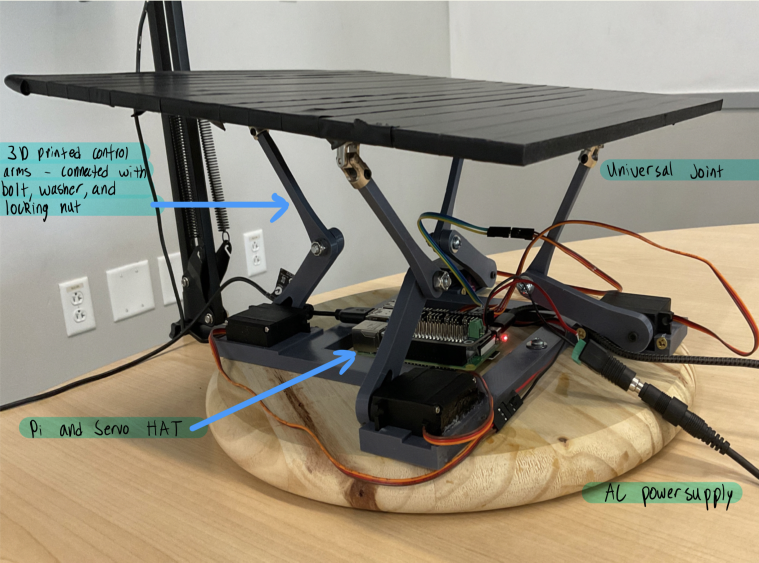
#> input picture pics/IMG_0101.jpg, 1518 x 1125 px, given in place of the camera (shown at 1/2 size)
$ python class_version.py
#> lines starting #> are read from the running program, lines starting #| are printed output that depends on the picture; after the words box and inside, x2 and y2 are one past the last pixel; in counts of white or black regions, pixels touching at a corner belong together
import cv2
import numpy as np
import time
import sys
from adafruit_servokit import ServoKit

kit = ServoKit(channels=16)
kit.servo[0].set_pulse_width_range(500,2500)
kit.servo[1].set_pulse_width_range(500,2500)
kit.servo[2].set_pulse_width_range(500,2500)
kit.servo[3].set_pulse_width_range(500,2500)


def nothing(x):
    pass

# [11 lines left out: function prompt_for_pid_values, not called in this run]


initial_angle = [135, 131, 131, 135]  # Initial angles for the motors
# [27 lines left out: function adjust_motor_angles, not called in this run]

# Initialize the camera
cap = cv2.VideoCapture(0)
cap.set(cv2.CAP_PROP_FRAME_WIDTH, 640)
cap.set(cv2.CAP_PROP_FRAME_HEIGHT, 480)


# Check if the camera opened successfully
if not cap.isOpened():
    print("Error: Camera is not opened")
    exit()

# Variables to store the ROI coordinates
roi = [0, 0, 0, 0]
drawing = False  # True if mouse is pressed

# Function to send control signal to the servos
# Placeholder function, replace with your implementation
min_motor = np.array([125,125,125,125])
max_motor = np.array([145,145,145,145])

# [4 lines of commented-out code are left out]

kit.servo[0].angle = 155
kit.servo[1].angle = 111
kit.servo[2].angle = 136
kit.servo[3].angle = 155
# [13 lines left out: function move_motors, not called in this run]


# Placeholder for your servo control logic
# This function needs to be implemented based on your servo setup
lastderivative = 0
lastlastderivative = 0
derivative = 0
integral = 0
pid = 0
# [58 lines left out: functions control_servos, draw_roi, not called in this run]

# Create a window and attach the mouse callback function
cv2.namedWindow("Frame")
#cv2.setMouseCallback("Frame", draw_roi)

print("Draw ROI rectangle with the mouse and press 'c' to confirm")

# [26 lines of commented-out code are left out]
roi = [195, 121, 530, 475]
x_start, y_start, x_end, y_end = roi
x_start, x_end = sorted([x_start, x_end])
y_start, y_end = sorted([y_start, y_end])


# Predefined HSV color ranges for ball tracking
color_ranges = {
    'blue': ([100, 150, 0], [140, 255, 255]),
    'green': ([40, 70, 70], [80, 255, 255]),
    'orange': ([5, 50, 50], [15, 255, 255]),
    'yellow': ([25, 100, 100], [35, 255, 255])
}

# Prompt for ball color input
#print("Enter the color of the ball: (blue, green, orange, yellow)")
selected_color = 'orange' # input().lower()
lower_hsv, upper_hsv = color_ranges.get(selected_color, ([0, 0, 0], [179, 255, 255]))
lower_hsv = np.array(lower_hsv)
upper_hsv = np.array(upper_hsv)

# Create a window for the slider
cv2.namedWindow("Threshold Adjuster", cv2.WINDOW_NORMAL)
cv2.resizeWindow("Threshold Adjuster", 300, 50)  # Width, Height
cv2.createTrackbar("Threshold", "Threshold Adjuster", 0, 255, nothing)
cv2.setTrackbarPos("Threshold", "Threshold Adjuster", 200) # Default value
# Flag to indicate if the threshold is being manually adjusted
manual_threshold = False


# PID constants

Kp = np.array([1, 1, 1, 1])
Ki = np.array([5, 5, 5, 5])
Kd = np.array([30, 30, 30, 30])
Ka = np.array([0, 0, 0, 0])  # Acceleration factor

# PID variables
previous_error_x = 0
previous_error_y = 0
integral_x = 0
integral_y = 0

# Desired position (setpoint) is the center of the platform
# These will be updated once we have the ROI
desired_position_x = 0  # Placeholder, will be set later
desired_position_y = 0  # Placeholder, will be set later


# Main control loop
start_time = time.time()
errors = np.zeros(4)
pasterrors = np.zeros(4)
computation_time = []
paused = False
while True:
    ret, frame = cap.read()
#> frame is the input picture: shape (1125, 1518, 3); mean B, G, R 121.5, 138.4, 145.5
    if not ret:
        print("Failed to capture the image")
        break
    print(str(y_start)+ " " + str(y_end)+ " " + str(x_start)+ " " + str(x_end) )
    frame = frame[y_start:y_end, x_start:x_end]
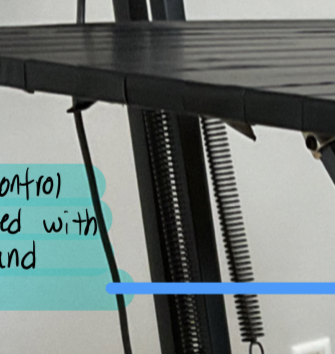
#> frame: shape (354, 335, 3); mean B, G, R 122.8, 124.8, 113.7
    # Convert frame to HSV and create a mask
    hsv = cv2.cvtColor(frame, cv2.COLOR_BGR2HSV)
#> hsv: shape (354, 335, 3); mean H, S, V 46.8, 32.7, 127.2
    mask = cv2.inRange(hsv, lower_hsv, upper_hsv)
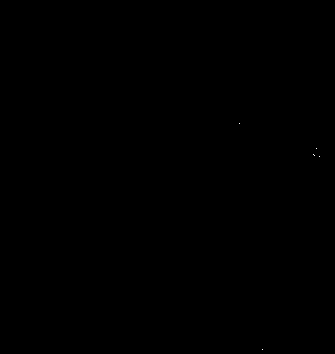
#> mask: shape (354, 335); 0.01% white in thin lines or dots, all inside (x1, y1, x2, y2) = (239, 123, 320, 350)

    # Find contours in the mask
    contours, _ = cv2.findContours(mask.copy(), cv2.RETR_EXTERNAL, cv2.CHAIN_APPROX_SIMPLE)
#> contours = 5 contours, all with area under 20

    # Assume no ball found yet
    ball_position_x, ball_position_y = None, None

    if contours:
        # Find the largest contour and use it as the ball
        largest_contour = max(contours, key=cv2.contourArea)
#> largest_contour = [[262, 349]]
        ((x, y), radius) = cv2.minEnclosingCircle(largest_contour)
#> x = 262; y = 349; radius = 0.0001

        # Consider the ball found if the radius meets a minimum size
        if radius > 10:
            ball_position_x, ball_position_y = int(x), int(y)
            # Draw the circle on the ball
            cv2.circle(frame, (ball_position_x, ball_position_y), int(radius), (0, 255, 0), 2)
            cv2.circle(frame, (ball_position_x, ball_position_y), 5, (0, 0, 255), -1)

    # Check if manual threshold adjustment is enabled
    if manual_threshold:
        threshold_value = cv2.getTrackbarPos("Threshold", "Threshold Adjuster")
    else:
        # Implement dynamic thresholding based on lighting condition
        # Example: Calculate average brightness of the image and set threshold
        avg_brightness = np.mean(cv2.cvtColor(frame, cv2.COLOR_BGR2GRAY))
#> avg_brightness = 121.2
        threshold_value = int(avg_brightness * 2)  # Example calculation
#> threshold_value = 242

    # Platform center tracking with adjusted threshold
    gray = cv2.cvtColor(frame, cv2.COLOR_BGR2GRAY)
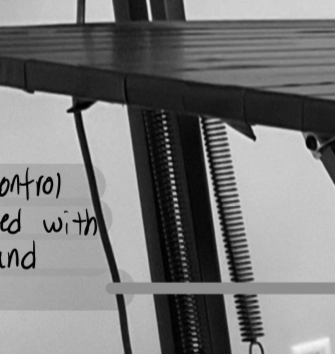
#> gray: shape (354, 335); min 0, max 245, mean 121.2
    # blur = cv2.GaussianBlur(gray, (5, 5), 0)
    _, thresh = cv2.threshold(gray, threshold_value, 255, cv2.THRESH_BINARY_INV)
#> thresh: shape (354, 335); 100% white; black in thin lines or dots, all inside (x1, y1, x2, y2) = (295, 340, 326, 349)
    contours, _ = cv2.findContours(thresh, cv2.RETR_EXTERNAL, cv2.CHAIN_APPROX_SIMPLE)
#> contours = [[[0, 0], [0, 353], [334, 353], [334, 0]]]

    if contours and cv2.contourArea(max(contours, key=cv2.contourArea)) > 100:
        largest_contour = max(contours, key=cv2.contourArea)
#> largest_contour = [[0, 0], [0, 353], [334, 353], [334, 0]]
        M = cv2.moments(largest_contour)
#> M = moments, m00 117902, centre m10/m00, m01/m00 = (167, 176.5)
        if M["m00"] != 0:
            desired_position_x = int(M["m10"] / M["m00"])
#> desired_position_x = 167
            desired_position_y = int(M["m01"] / M["m00"])
#> desired_position_y = 176
            # epsilon = 0.05 * cv2.arcLength(largest_contour, True)
            # approx = cv2.approxPolyDP(largest_contour, epsilon, True)
            cv2.circle(frame, (desired_position_x, desired_position_y), 5, (255, 0, 0), -1)
#> frame: shape (354, 335, 3); 0.07% of pixels changed, all inside (x1, y1, x2, y2) = (162, 171, 173, 182)
            cv2.drawContours(frame, [largest_contour], -1, (255, 0, 0), 2)
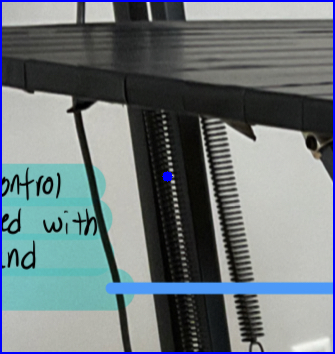
#> frame: shape (354, 335, 3); mean B, G, R 125.5, 121.3, 110.4
            # cv2.drawContours(frame, [largest_contour], -1, (255, 0, 0), 2)

    # Display the resulting frame


    # Only proceed with PID control if we have a ball position
    if ball_position_x is not None and ball_position_y is not None:
        # if x_start <= ball_position_x <= x_end and y_start <= ball_position_y <= y_end:
            # Calculate error between desired position and current ball position
            error_x = desired_position_x - ball_position_x
            error_y = desired_position_y - ball_position_y

            # Calculate integral for Ki term
            integral_x += error_x
            integral_y += error_y

            # Calculate derivative for Kd term
            derivative_x = error_x - previous_error_x
            derivative_y = error_y - previous_error_y

            # Calculate control signals
            control_signal_x = Kp*error_x + Ki*integral_x + Kd*derivative_x
            control_signal_y = Kp*error_y + Ki*integral_y + Kd*derivative_y

            # Update previous error
            previous_error_x = error_x
            previous_error_y = error_y

            pasterrors = np.copy(errors)

            # Error calculation:
            # Positive error indicates the ball is below the motor position for Y-axis motors
            # and to the left of the motor position for X-axis motors
            errors[0] = y - desired_position_y  # Error for Motor 0 (Top edge)
            errors[1] = desired_position_x - x  # Error for Motor 1 (Right edge)
            errors[2] = desired_position_y - y  # Error for Motor 2 (Bottom edge)
            errors[3] = x - desired_position_x  # Error for Motor 3 (Left edge)

            control_servos()
            print("current ball: ( " + str(ball_position_x) + ", " + str(ball_position_y) + " ) platform center: (" + str(desired_position_x) + ", " + str(desired_position_y) + " ) error: (" + str(error_x) + ", " + str(error_y) + ")")


    cv2.imshow('Combined Tracking', frame)

    key = cv2.waitKey(1) & 0xFF
#> (key q is pressed here)
    if key == ord('q'):
        break
    elif key == ord('t'):
        manual_threshold = not manual_threshold
    elif key == ord('a'):  # If 'a' is pressed, show motor angle adjuster
        adjust_motor_angles()
    elif key == ord('y'):
        cap.release()
        cv2.destroyAllWindows()
        prompt_for_pid_values()
        cap = cv2.VideoCapture(0)  # Reinitialize the camera
        cap.set(cv2.CAP_PROP_FRAME_WIDTH, 640)
        cap.set(cv2.CAP_PROP_FRAME_HEIGHT, 480)
        continue

# Cleanup
cap.release()
cv2.destroyAllWindows()

$ run again, on pics/IMG_0102.jpg
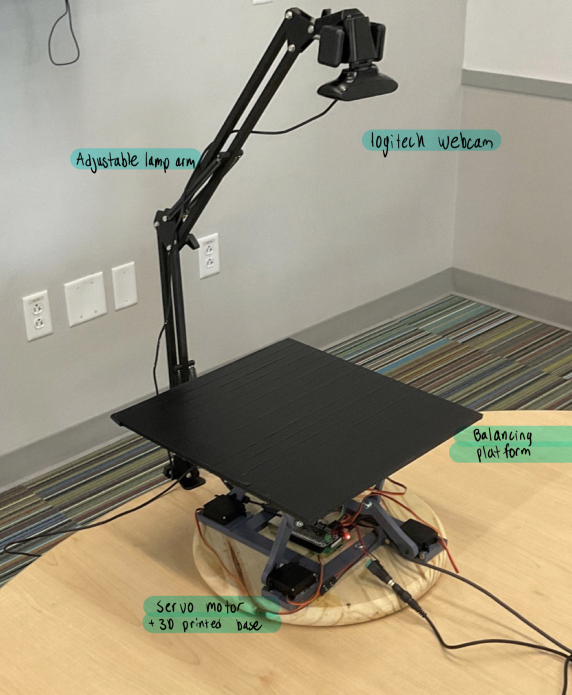
#> input picture pics/IMG_0102.jpg, 1144 x 1389 px, given in place of the camera (shown at 1/2 size)
#> frame is the input picture: shape (1389, 1144, 3); mean B, G, R 126.1, 146.2, 153.8
#> hsv: shape (354, 335, 3); mean H, S, V 32.7, 25.5, 163.1
#> mask: shape (354, 335); 0% white in thin lines or dots, all inside (x1, y1, x2, y2) = (173, 131, 314, 308)
#> `contours, _ = cv2.findContours(mask.copy(), cv2.RETR_EXTERNAL, cv2.CHA..`: contours = 3 contours, all with area under 20
#> `largest_contour = max(contours, key=cv2.contourArea)`: largest_contour = [[173, 306], [174, 307], [174, 306]]
#> x = 173.5; y = 306.5; radius = 0.707
#> avg_brightness = 160.2
#> threshold_value = 320
#> `gray = cv2.cvtColor(frame, cv2.COLOR_BGR2GRAY)`:
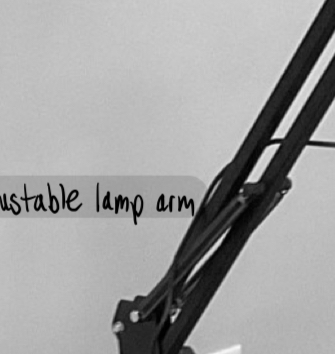
#> gray: shape (354, 335); min 0, max 248, mean 160.2
#> thresh: shape (354, 335); every value is 255
#> `contours, _ = cv2.findContours(thresh, cv2.RETR_EXTERNAL, cv2.CHAIN_AP..`: contours = [[[0, 0], [0, 353], [334, 353], [334, 0]]]
#> `largest_contour = max(contours, key=cv2.contourArea)`: largest_contour = [[0, 0], [0, 353], [334, 353], [334, 0]]
#> M = moments, m00 117902, centre m10/m00, m01/m00 = (167, 176.5)
#> desired_position_x = 167
#> desired_position_y = 176
#> `cv2.drawContours(frame, [largest_contour], -1, (255, 0, 0), 2)`:
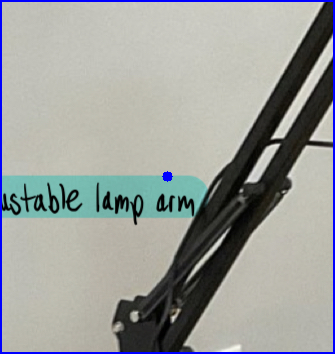
#> frame: shape (354, 335, 3); mean B, G, R 155.2, 158, 154.9
